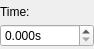
<?xml version="1.0" encoding="UTF-8"?>
<ui version="4.0">
 <class>NodeDelay</class>
 <widget class="QWidget" name="NodeDelay">
  <property name="geometry">
   <rect>
    <x>0</x>
    <y>0</y>
    <width>94</width>
    <height>49</height>
   </rect>
  </property>
  <layout class="QVBoxLayout" name="verticalLayout">
   <property name="spacing">
    <number>2</number>
   </property>
   <property name="leftMargin">
    <number>0</number>
   </property>
   <property name="topMargin">
    <number>2</number>
   </property>
   <property name="rightMargin">
    <number>0</number>
   </property>
   <property name="bottomMargin">
    <number>2</number>
   </property>
   <item>
    <widget class="QLabel" name="label">
     <property name="text">
      <string>Time:</string>
     </property>
    </widget>
   </item>
   <item>
    <widget class="QDoubleSpinBox" name="_delay">
     <property name="suffix">
      <string>s</string>
     </property>
     <property name="decimals">
      <number>3</number>
     </property>
     <property name="singleStep">
      <double>0.100000000000000</double>
     </property>
    </widget>
   </item>
  </layout>
 </widget>
 <resources/>
 <connections/>
</ui>
